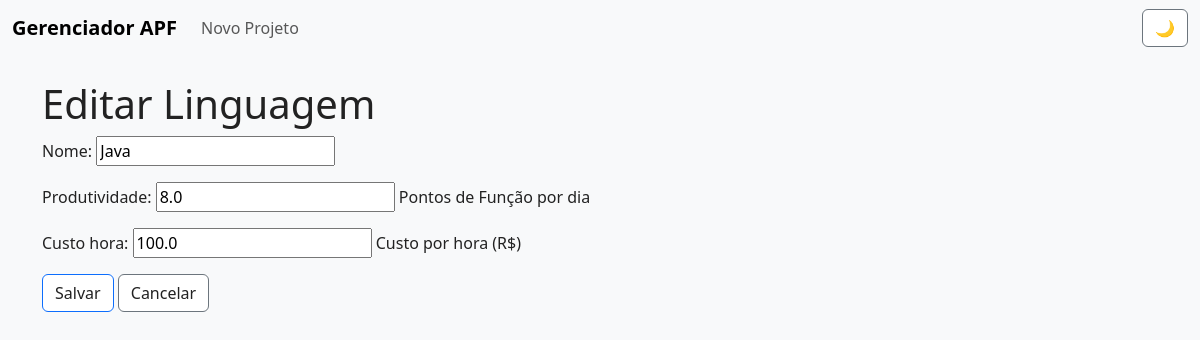
Screenshot of /linguagens/1/editar/ with the database file from the repository.
### apf/models/linguagem.py (models this page shows, shortened)
class Linguagem(models.Model):
    nome = models.CharField(max_length=50, unique=True)
    produtividade = models.FloatField(help_text="Pontos de Função por dia")
    custo_hora = models.FloatField(help_text="Custo por hora (R$)")
    class Meta:
        db_table = 'linguagens'
        verbose_name = 'Linguagem'
        verbose_name_plural = 'Linguagens'

### apf/views/linguagem.py (the view)
# urls.py: path('linguagens/<int:pk>/editar/', LinguagemUpdateView.as_view(), name='linguagem_edit'),
class LinguagemUpdateView(UpdateView):
    model = Linguagem
    form_class = LinguagemForm
    template_name = 'linguagem/formulario.html'
    success_url = reverse_lazy('linguagem_list')

### apf/forms/linguagem.py
class LinguagemForm(forms.ModelForm):
    class Meta:
        model = Linguagem
        fields = ['nome', 'produtividade', 'custo_hora']

### apf/templates/linguagem/formulario.html (shortened to what this page needs)
{% extends 'base.html' %}
{% block content %}
<h1>{% if object %}Editar Linguagem{% else %}Nova Linguagem{% endif %}</h1>
<form method="post">
    {{ form.as_p }}
    <button type="submit" class="btn btn-primary">Salvar</button>
    <a href="{% url 'linguagem_list' %}" class="btn btn-secondary">Cancelar</a>
</form>
{% endblock %}

### static/css/styles.css (style rules this page uses)
:root { --bg-color: #f8f9fa; --text-color: #222; --primary-color: #0d6efd; --secondary-color: #6c757d; --card-bg: #fff; --border-color: #dee2e6; }
body { background-color: var(--bg-color); color: var(--text-color); }
.card, .table, .form-control, .btn, .alert { background-color: var(--card-bg) !important; color: var(--text-color) !important; }

### rows the page displays
Linguagem: nome "Java", produtividade "8.0", custo_hora "100.0"
